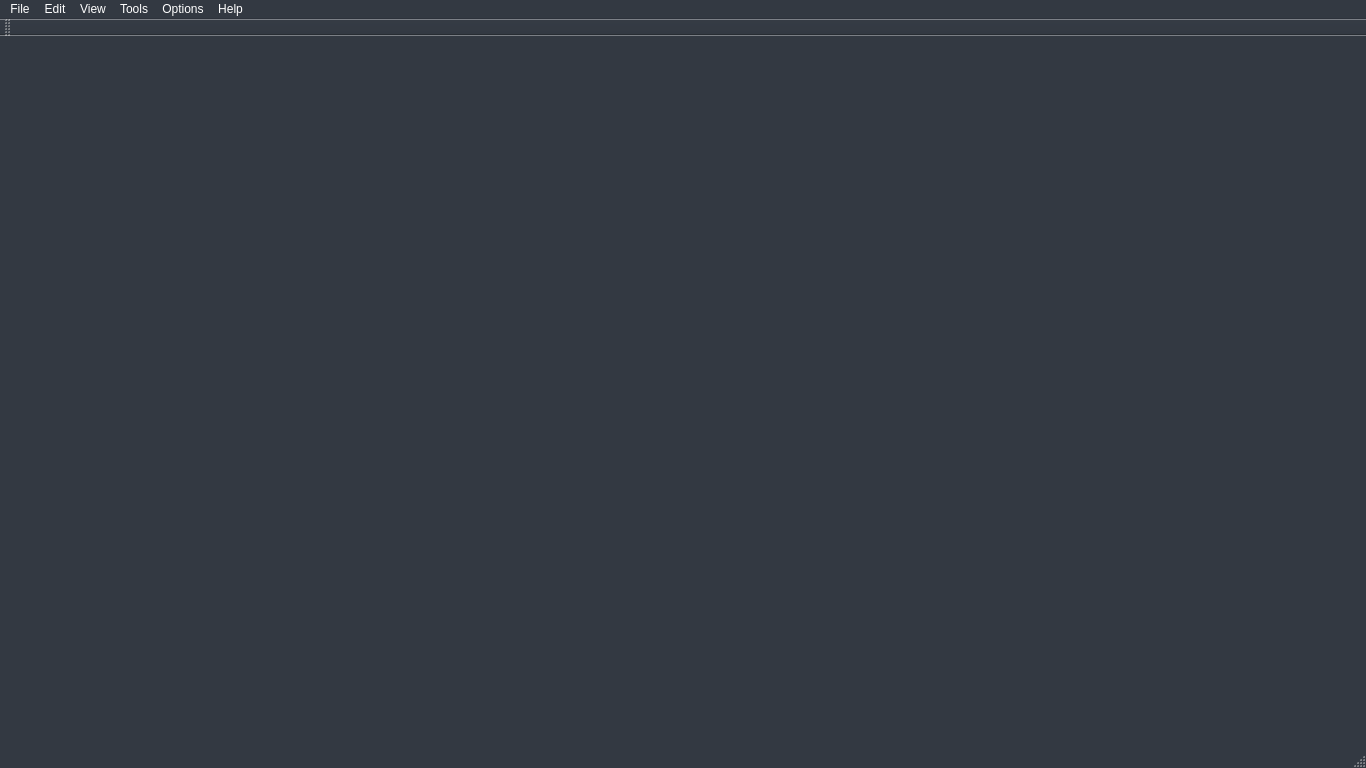
<?xml version="1.0" encoding="UTF-8"?>
<ui version="4.0">
 <class>MainWindow</class>
 <widget class="QMainWindow" name="MainWindow">
  <property name="geometry">
   <rect>
    <x>0</x>
    <y>0</y>
    <width>1366</width>
    <height>768</height>
   </rect>
  </property>
  <property name="minimumSize">
   <size>
    <width>760</width>
    <height>540</height>
   </size>
  </property>
  <property name="palette">
   <palette>
    <active>
     <colorrole role="Button">
      <brush brushstyle="SolidPattern">
       <color alpha="255">
        <red>128</red>
        <green>128</green>
        <blue>128</blue>
       </color>
      </brush>
     </colorrole>
     <colorrole role="Light">
      <brush brushstyle="SolidPattern">
       <color alpha="255">
        <red>0</red>
        <green>0</green>
        <blue>0</blue>
       </color>
      </brush>
     </colorrole>
     <colorrole role="ButtonText">
      <brush brushstyle="SolidPattern">
       <color alpha="255">
        <red>255</red>
        <green>255</green>
        <blue>255</blue>
       </color>
      </brush>
     </colorrole>
     <colorrole role="Base">
      <brush brushstyle="SolidPattern">
       <color alpha="255">
        <red>255</red>
        <green>255</green>
        <blue>255</blue>
       </color>
      </brush>
     </colorrole>
     <colorrole role="Window">
      <brush brushstyle="SolidPattern">
       <color alpha="255">
        <red>51</red>
        <green>57</green>
        <blue>66</blue>
       </color>
      </brush>
     </colorrole>
    </active>
    <inactive>
     <colorrole role="Button">
      <brush brushstyle="SolidPattern">
       <color alpha="255">
        <red>128</red>
        <green>128</green>
        <blue>128</blue>
       </color>
      </brush>
     </colorrole>
     <colorrole role="Light">
      <brush brushstyle="SolidPattern">
       <color alpha="255">
        <red>0</red>
        <green>0</green>
        <blue>0</blue>
       </color>
      </brush>
     </colorrole>
     <colorrole role="ButtonText">
      <brush brushstyle="SolidPattern">
       <color alpha="255">
        <red>255</red>
        <green>255</green>
        <blue>255</blue>
       </color>
      </brush>
     </colorrole>
     <colorrole role="Base">
      <brush brushstyle="SolidPattern">
       <color alpha="255">
        <red>255</red>
        <green>255</green>
        <blue>255</blue>
       </color>
      </brush>
     </colorrole>
     <colorrole role="Window">
      <brush brushstyle="SolidPattern">
       <color alpha="255">
        <red>51</red>
        <green>57</green>
        <blue>66</blue>
       </color>
      </brush>
     </colorrole>
    </inactive>
    <disabled>
     <colorrole role="Button">
      <brush brushstyle="SolidPattern">
       <color alpha="255">
        <red>128</red>
        <green>128</green>
        <blue>128</blue>
       </color>
      </brush>
     </colorrole>
     <colorrole role="Light">
      <brush brushstyle="SolidPattern">
       <color alpha="255">
        <red>0</red>
        <green>0</green>
        <blue>0</blue>
       </color>
      </brush>
     </colorrole>
     <colorrole role="ButtonText">
      <brush brushstyle="SolidPattern">
       <color alpha="255">
        <red>148</red>
        <green>148</green>
        <blue>148</blue>
       </color>
      </brush>
     </colorrole>
     <colorrole role="Base">
      <brush brushstyle="SolidPattern">
       <color alpha="255">
        <red>51</red>
        <green>57</green>
        <blue>66</blue>
       </color>
      </brush>
     </colorrole>
     <colorrole role="Window">
      <brush brushstyle="SolidPattern">
       <color alpha="255">
        <red>51</red>
        <green>57</green>
        <blue>66</blue>
       </color>
      </brush>
     </colorrole>
    </disabled>
   </palette>
  </property>
  <property name="windowTitle">
   <string>MainWindow</string>
  </property>
  <widget class="QWidget" name="centralWidget">
   <widget class="QWidget" name="widget" native="true">
    <property name="geometry">
     <rect>
      <x>11</x>
      <y>11</y>
      <width>203</width>
      <height>641</height>
     </rect>
    </property>
    <property name="sizePolicy">
     <sizepolicy hsizetype="Minimum" vsizetype="Minimum">
      <horstretch>0</horstretch>
      <verstretch>0</verstretch>
     </sizepolicy>
    </property>
    <layout class="QVBoxLayout" name="verticalLayout_2">
     <property name="spacing">
      <number>50</number>
     </property>
     <property name="rightMargin">
      <number>50</number>
     </property>
     <item>
      <widget class="QPushButton" name="pushButton_9">
       <property name="sizePolicy">
        <sizepolicy hsizetype="Fixed" vsizetype="Fixed">
         <horstretch>0</horstretch>
         <verstretch>0</verstretch>
        </sizepolicy>
       </property>
       <property name="minimumSize">
        <size>
         <width>181</width>
         <height>81</height>
        </size>
       </property>
       <property name="maximumSize">
        <size>
         <width>181</width>
         <height>81</height>
        </size>
       </property>
       <property name="sizeIncrement">
        <size>
         <width>0</width>
         <height>0</height>
        </size>
       </property>
       <property name="styleSheet">
        <string notr="true"> QPushButton { 
	image: url(:/res/Type 3/Mission_Planning_Button_Type_3.png);
color: &quot;#434A54&quot;; 
border-radius: 10px;
font-weight: bold;
border: none; 
}
QPushButton:hover{
 	background-color: #505050
}
 QPushButton:pressed {
     background-color: #000000
 }</string>
       </property>
       <property name="text">
        <string/>
       </property>
      </widget>
     </item>
     <item>
      <widget class="QPushButton" name="pushButton_8">
       <property name="sizePolicy">
        <sizepolicy hsizetype="Fixed" vsizetype="Fixed">
         <horstretch>0</horstretch>
         <verstretch>0</verstretch>
        </sizepolicy>
       </property>
       <property name="minimumSize">
        <size>
         <width>181</width>
         <height>81</height>
        </size>
       </property>
       <property name="maximumSize">
        <size>
         <width>181</width>
         <height>81</height>
        </size>
       </property>
       <property name="styleSheet">
        <string notr="true"> QPushButton { 
	image: url(:/res/Type 3/Mission_Execution_Button_Type_3.png);
color: &quot;#434A54&quot;; 
border-radius: 10px;
font-weight: bold;
border: none; 
}
QPushButton:hover{
 	background-color: #505050
}
 QPushButton:pressed {
     background-color: #000000
 }</string>
       </property>
       <property name="text">
        <string/>
       </property>
      </widget>
     </item>
     <item>
      <widget class="QPushButton" name="pushButton_7">
       <property name="sizePolicy">
        <sizepolicy hsizetype="Minimum" vsizetype="Fixed">
         <horstretch>0</horstretch>
         <verstretch>0</verstretch>
        </sizepolicy>
       </property>
       <property name="minimumSize">
        <size>
         <width>181</width>
         <height>81</height>
        </size>
       </property>
       <property name="maximumSize">
        <size>
         <width>181</width>
         <height>81</height>
        </size>
       </property>
       <property name="palette">
        <palette>
         <active>
          <colorrole role="WindowText">
           <brush brushstyle="SolidPattern">
            <color alpha="255">
             <red>67</red>
             <green>74</green>
             <blue>84</blue>
            </color>
           </brush>
          </colorrole>
          <colorrole role="Button">
           <brush brushstyle="SolidPattern">
            <color alpha="255">
             <red>255</red>
             <green>255</green>
             <blue>255</blue>
            </color>
           </brush>
          </colorrole>
          <colorrole role="Midlight">
           <brush brushstyle="SolidPattern">
            <color alpha="255">
             <red>102</red>
             <green>102</green>
             <blue>102</blue>
            </color>
           </brush>
          </colorrole>
          <colorrole role="Text">
           <brush brushstyle="SolidPattern">
            <color alpha="255">
             <red>67</red>
             <green>74</green>
             <blue>84</blue>
            </color>
           </brush>
          </colorrole>
          <colorrole role="ButtonText">
           <brush brushstyle="SolidPattern">
            <color alpha="255">
             <red>67</red>
             <green>74</green>
             <blue>84</blue>
            </color>
           </brush>
          </colorrole>
          <colorrole role="Base">
           <brush brushstyle="SolidPattern">
            <color alpha="255">
             <red>255</red>
             <green>255</green>
             <blue>255</blue>
            </color>
           </brush>
          </colorrole>
          <colorrole role="Window">
           <brush brushstyle="SolidPattern">
            <color alpha="255">
             <red>255</red>
             <green>255</green>
             <blue>255</blue>
            </color>
           </brush>
          </colorrole>
         </active>
         <inactive>
          <colorrole role="WindowText">
           <brush brushstyle="SolidPattern">
            <color alpha="255">
             <red>67</red>
             <green>74</green>
             <blue>84</blue>
            </color>
           </brush>
          </colorrole>
          <colorrole role="Button">
           <brush brushstyle="SolidPattern">
            <color alpha="255">
             <red>255</red>
             <green>255</green>
             <blue>255</blue>
            </color>
           </brush>
          </colorrole>
          <colorrole role="Midlight">
           <brush brushstyle="SolidPattern">
            <color alpha="255">
             <red>102</red>
             <green>102</green>
             <blue>102</blue>
            </color>
           </brush>
          </colorrole>
          <colorrole role="Text">
           <brush brushstyle="SolidPattern">
            <color alpha="255">
             <red>67</red>
             <green>74</green>
             <blue>84</blue>
            </color>
           </brush>
          </colorrole>
          <colorrole role="ButtonText">
           <brush brushstyle="SolidPattern">
            <color alpha="255">
             <red>67</red>
             <green>74</green>
             <blue>84</blue>
            </color>
           </brush>
          </colorrole>
          <colorrole role="Base">
           <brush brushstyle="SolidPattern">
            <color alpha="255">
             <red>255</red>
             <green>255</green>
             <blue>255</blue>
            </color>
           </brush>
          </colorrole>
          <colorrole role="Window">
           <brush brushstyle="SolidPattern">
            <color alpha="255">
             <red>255</red>
             <green>255</green>
             <blue>255</blue>
            </color>
           </brush>
          </colorrole>
         </inactive>
         <disabled>
          <colorrole role="WindowText">
           <brush brushstyle="SolidPattern">
            <color alpha="255">
             <red>67</red>
             <green>74</green>
             <blue>84</blue>
            </color>
           </brush>
          </colorrole>
          <colorrole role="Button">
           <brush brushstyle="SolidPattern">
            <color alpha="255">
             <red>255</red>
             <green>255</green>
             <blue>255</blue>
            </color>
           </brush>
          </colorrole>
          <colorrole role="Midlight">
           <brush brushstyle="SolidPattern">
            <color alpha="255">
             <red>102</red>
             <green>102</green>
             <blue>102</blue>
            </color>
           </brush>
          </colorrole>
          <colorrole role="Text">
           <brush brushstyle="SolidPattern">
            <color alpha="255">
             <red>67</red>
             <green>74</green>
             <blue>84</blue>
            </color>
           </brush>
          </colorrole>
          <colorrole role="ButtonText">
           <brush brushstyle="SolidPattern">
            <color alpha="255">
             <red>67</red>
             <green>74</green>
             <blue>84</blue>
            </color>
           </brush>
          </colorrole>
          <colorrole role="Base">
           <brush brushstyle="SolidPattern">
            <color alpha="255">
             <red>255</red>
             <green>255</green>
             <blue>255</blue>
            </color>
           </brush>
          </colorrole>
          <colorrole role="Window">
           <brush brushstyle="SolidPattern">
            <color alpha="255">
             <red>255</red>
             <green>255</green>
             <blue>255</blue>
            </color>
           </brush>
          </colorrole>
         </disabled>
        </palette>
       </property>
       <property name="styleSheet">
        <string notr="true"> QPushButton { 
	image: url(:/res/Type 3/Mission_Recap_Button_Type_3.png);
color: &quot;#434A54&quot;; 
border-radius: 10px;
font-weight: bold;
border: none; 
}
QPushButton:hover{
 	background-color: #505050
}
 QPushButton:pressed {
     background-color: #000000
 }</string>
       </property>
       <property name="text">
        <string/>
       </property>
      </widget>
     </item>
     <item>
      <widget class="QPushButton" name="pushButton_6">
       <property name="sizePolicy">
        <sizepolicy hsizetype="Fixed" vsizetype="Fixed">
         <horstretch>0</horstretch>
         <verstretch>0</verstretch>
        </sizepolicy>
       </property>
       <property name="minimumSize">
        <size>
         <width>181</width>
         <height>81</height>
        </size>
       </property>
       <property name="maximumSize">
        <size>
         <width>181</width>
         <height>81</height>
        </size>
       </property>
       <property name="styleSheet">
        <string notr="true"> QPushButton { 
	image: url(:/res/Type 3/Tutorial_Button_Type_3.png);
color: &quot;#434A54&quot;; 
border-radius: 10px;
font-weight: bold;
border: none; 
}
QPushButton:hover{
 	background-color: #505050
}
 QPushButton:pressed {
     background-color: #000000
 }</string>
       </property>
       <property name="text">
        <string/>
       </property>
      </widget>
     </item>
    </layout>
   </widget>
   <widget class="QPushButton" name="pushButton">
    <property name="geometry">
     <rect>
      <x>350</x>
      <y>0</y>
      <width>501</width>
      <height>351</height>
     </rect>
    </property>
    <property name="styleSheet">
     <string notr="true"> QPushButton { 
	image: url(:/res/images/UAVMissionPlanningPreview.jpg);
background-color: &quot;#FFFFFF&quot;; 
color: &quot;#434A54&quot;; 
border-radius: 10px;
font-weight: bold;
border: none; 
}
 QPushButton:pressed {
     background-color: #E6E9ED
 }</string>
    </property>
    <property name="text">
     <string/>
    </property>
   </widget>
   <widget class="QPushButton" name="pushButton_2">
    <property name="geometry">
     <rect>
      <x>350</x>
      <y>360</y>
      <width>501</width>
      <height>351</height>
     </rect>
    </property>
    <property name="styleSheet">
     <string notr="true"> QPushButton { 
	image: url(:/res/images/UAVMissionRecapTest.png);
background-color: &quot;#FFFFFF&quot;; 
color: &quot;#434A54&quot;; 
border-radius: 10px;
font-weight: bold;
border: none; 
}
 QPushButton:pressed {
     background-color: #E6E9ED
 }</string>
    </property>
    <property name="text">
     <string/>
    </property>
   </widget>
   <widget class="QPushButton" name="pushButton_3">
    <property name="geometry">
     <rect>
      <x>870</x>
      <y>0</y>
      <width>501</width>
      <height>351</height>
     </rect>
    </property>
    <property name="styleSheet">
     <string notr="true"> QPushButton { 
	image: url(:/res/images/UAVMissionExecutionTest.jpg);
background-color: &quot;#FFFFFF&quot;; 
color: &quot;#434A54&quot;; 
border-radius: 10px;
font-weight: bold;
border: none; 
}
 QPushButton:pressed {
     background-color: #E6E9ED
 }</string>
    </property>
    <property name="text">
     <string/>
    </property>
   </widget>
   <widget class="QPushButton" name="pushButton_4">
    <property name="geometry">
     <rect>
      <x>870</x>
      <y>360</y>
      <width>501</width>
      <height>351</height>
     </rect>
    </property>
    <property name="styleSheet">
     <string notr="true"> QPushButton { 
	image: url(:/res/images/UAVLogo.png);
background-color: &quot;#FFFFFF&quot;; 
color: &quot;#434A54&quot;; 
border-radius: 10px;
font-weight: bold;
border: none; 
}
 QPushButton:pressed {
     background-color: #E6E9ED
 }</string>
    </property>
    <property name="text">
     <string/>
    </property>
   </widget>
  </widget>
  <widget class="QMenuBar" name="menuBar">
   <property name="geometry">
    <rect>
     <x>0</x>
     <y>0</y>
     <width>1366</width>
     <height>21</height>
    </rect>
   </property>
   <widget class="QMenu" name="menuFile">
    <property name="title">
     <string>File</string>
    </property>
    <widget class="QMenu" name="menuRecent_Missions">
     <property name="title">
      <string>Recent Missions</string>
     </property>
     <addaction name="separator"/>
    </widget>
    <addaction name="actionNew"/>
    <addaction name="actionOpen"/>
    <addaction name="actionSave"/>
    <addaction name="menuRecent_Missions"/>
    <addaction name="actionImport"/>
    <addaction name="actionExport"/>
    <addaction name="actionQuit"/>
   </widget>
   <widget class="QMenu" name="menuEdit">
    <property name="title">
     <string>Edit</string>
    </property>
    <addaction name="actionTest"/>
    <addaction name="actionCopy"/>
    <addaction name="actionPaste"/>
   </widget>
   <widget class="QMenu" name="menuView">
    <property name="title">
     <string>View</string>
    </property>
    <addaction name="actionMap_Planning"/>
    <addaction name="actionMission_Execution"/>
    <addaction name="actionMission_Recap"/>
   </widget>
   <widget class="QMenu" name="menuTools">
    <property name="title">
     <string>Tools</string>
    </property>
    <addaction name="actionTools"/>
   </widget>
   <widget class="QMenu" name="menuTest">
    <property name="title">
     <string>Options</string>
    </property>
    <addaction name="actionOptions"/>
   </widget>
   <widget class="QMenu" name="menuHelp">
    <property name="title">
     <string>Help</string>
    </property>
    <addaction name="actionHELP_ME"/>
   </widget>
   <addaction name="menuFile"/>
   <addaction name="menuEdit"/>
   <addaction name="menuView"/>
   <addaction name="menuTools"/>
   <addaction name="menuTest"/>
   <addaction name="menuHelp"/>
  </widget>
  <widget class="QToolBar" name="mainToolBar">
   <attribute name="toolBarArea">
    <enum>TopToolBarArea</enum>
   </attribute>
   <attribute name="toolBarBreak">
    <bool>false</bool>
   </attribute>
  </widget>
  <widget class="QStatusBar" name="statusBar"/>
  <action name="actionNew">
   <property name="text">
    <string>New Mission</string>
   </property>
  </action>
  <action name="actionTest">
   <property name="text">
    <string>Cut</string>
   </property>
  </action>
  <action name="actionOpen">
   <property name="text">
    <string>Open Mission</string>
   </property>
  </action>
  <action name="actionSave">
   <property name="text">
    <string>Save Mission</string>
   </property>
  </action>
  <action name="actionImport">
   <property name="text">
    <string>Import Mission</string>
   </property>
  </action>
  <action name="actionExport">
   <property name="text">
    <string>Export Mission</string>
   </property>
  </action>
  <action name="actionQuit">
   <property name="text">
    <string>Quit</string>
   </property>
   <property name="shortcut">
    <string>Alt+Q</string>
   </property>
  </action>
  <action name="actionCopy">
   <property name="text">
    <string>Copy</string>
   </property>
  </action>
  <action name="actionPaste">
   <property name="text">
    <string>Paste</string>
   </property>
  </action>
  <action name="actionMap_Planning">
   <property name="text">
    <string>Map Planning</string>
   </property>
   <property name="shortcut">
    <string>Alt+P</string>
   </property>
  </action>
  <action name="actionMission_Execution">
   <property name="text">
    <string>Mission Execution</string>
   </property>
  </action>
  <action name="actionMission_Recap">
   <property name="text">
    <string>Mission Recap</string>
   </property>
  </action>
  <action name="actionTools">
   <property name="text">
    <string>Tools</string>
   </property>
  </action>
  <action name="actionOptions">
   <property name="text">
    <string>Settings</string>
   </property>
  </action>
  <action name="actionHELP_ME">
   <property name="text">
    <string>HELP ME</string>
   </property>
  </action>
 </widget>
 <layoutdefault spacing="6" margin="11"/>
 <resources/>
 <connections>
  <connection>
   <sender>pushButton_6</sender>
   <signal>clicked()</signal>
   <receiver>MainWindow</receiver>
   <slot>openTutorial()</slot>
   <hints>
    <hint type="sourcelabel">
     <x>145</x>
     <y>660</y>
    </hint>
    <hint type="destinationlabel">
     <x>222</x>
     <y>287</y>
    </hint>
   </hints>
  </connection>
  <connection>
   <sender>pushButton_9</sender>
   <signal>clicked()</signal>
   <receiver>MainWindow</receiver>
   <slot>missionPlanningClicked()</slot>
   <hints>
    <hint type="sourcelabel">
     <x>202</x>
     <y>179</y>
    </hint>
    <hint type="destinationlabel">
     <x>585</x>
     <y>78</y>
    </hint>
   </hints>
  </connection>
  <connection>
   <sender>pushButton_8</sender>
   <signal>clicked()</signal>
   <receiver>MainWindow</receiver>
   <slot>missionExecutionClicked()</slot>
   <hints>
    <hint type="sourcelabel">
     <x>202</x>
     <y>347</y>
    </hint>
    <hint type="destinationlabel">
     <x>948</x>
     <y>301</y>
    </hint>
   </hints>
  </connection>
  <connection>
   <sender>pushButton_7</sender>
   <signal>clicked()</signal>
   <receiver>MainWindow</receiver>
   <slot>missionRecapClicked()</slot>
   <hints>
    <hint type="sourcelabel">
     <x>202</x>
     <y>515</y>
    </hint>
    <hint type="destinationlabel">
     <x>946</x>
     <y>400</y>
    </hint>
   </hints>
  </connection>
  <connection>
   <sender>pushButton</sender>
   <signal>clicked()</signal>
   <receiver>MainWindow</receiver>
   <slot>missionPlanningClicked()</slot>
   <hints>
    <hint type="sourcelabel">
     <x>610</x>
     <y>215</y>
    </hint>
    <hint type="destinationlabel">
     <x>682</x>
     <y>383</y>
    </hint>
   </hints>
  </connection>
  <connection>
   <sender>pushButton_3</sender>
   <signal>clicked()</signal>
   <receiver>MainWindow</receiver>
   <slot>missionExecutionClicked()</slot>
   <hints>
    <hint type="sourcelabel">
     <x>1110</x>
     <y>215</y>
    </hint>
    <hint type="destinationlabel">
     <x>682</x>
     <y>383</y>
    </hint>
   </hints>
  </connection>
  <connection>
   <sender>pushButton_2</sender>
   <signal>clicked()</signal>
   <receiver>MainWindow</receiver>
   <slot>missionRecapClicked()</slot>
   <hints>
    <hint type="sourcelabel">
     <x>610</x>
     <y>565</y>
    </hint>
    <hint type="destinationlabel">
     <x>682</x>
     <y>383</y>
    </hint>
   </hints>
  </connection>
 </connections>
 <slots>
  <slot>openOptions()</slot>
  <slot>openTutorial()</slot>
  <slot>missionPlanningClicked()</slot>
  <slot>missionExecutionClicked()</slot>
  <slot>missionRecapClicked()</slot>
 </slots>
</ui>
